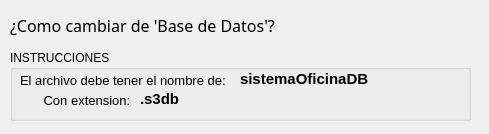
<?xml version="1.0" encoding="UTF-8"?>
<ui version="4.0">
 <class>Dialog</class>
 <widget class="QDialog" name="Dialog">
  <property name="geometry">
   <rect>
    <x>0</x>
    <y>0</y>
    <width>489</width>
    <height>134</height>
   </rect>
  </property>
  <property name="windowTitle">
   <string>Formato Base de Datos</string>
  </property>
  <widget class="QLabel" name="label">
   <property name="geometry">
    <rect>
     <x>10</x>
     <y>0</y>
     <width>361</width>
     <height>51</height>
    </rect>
   </property>
   <property name="font">
    <font>
     <family>Arial Black</family>
     <pointsize>12</pointsize>
    </font>
   </property>
   <property name="text">
    <string>¿Como cambiar de 'Base de Datos'?</string>
   </property>
  </widget>
  <widget class="QGroupBox" name="groupBox_3">
   <property name="geometry">
    <rect>
     <x>10</x>
     <y>50</y>
     <width>461</width>
     <height>71</height>
    </rect>
   </property>
   <property name="title">
    <string>INSTRUCCIONES</string>
   </property>
   <widget class="QLabel" name="label_3">
    <property name="geometry">
     <rect>
      <x>10</x>
      <y>20</y>
      <width>441</width>
      <height>21</height>
     </rect>
    </property>
    <property name="font">
     <font>
      <pointsize>10</pointsize>
      <weight>50</weight>
      <bold>false</bold>
     </font>
    </property>
    <property name="text">
     <string>El archivo debe tener el nombre de:</string>
    </property>
   </widget>
   <widget class="QLabel" name="label_4">
    <property name="geometry">
     <rect>
      <x>230</x>
      <y>20</y>
      <width>141</width>
      <height>21</height>
     </rect>
    </property>
    <property name="font">
     <font>
      <pointsize>11</pointsize>
      <weight>75</weight>
      <bold>true</bold>
     </font>
    </property>
    <property name="text">
     <string>sistemaOficinaDB</string>
    </property>
    <property name="alignment">
     <set>Qt::AlignLeading|Qt::AlignLeft|Qt::AlignTop</set>
    </property>
   </widget>
   <widget class="QLabel" name="label_5">
    <property name="geometry">
     <rect>
      <x>30</x>
      <y>40</y>
      <width>151</width>
      <height>21</height>
     </rect>
    </property>
    <property name="font">
     <font>
      <pointsize>10</pointsize>
      <weight>50</weight>
      <bold>false</bold>
     </font>
    </property>
    <property name="text">
     <string> Con extension:</string>
    </property>
   </widget>
   <widget class="QLabel" name="label_6">
    <property name="geometry">
     <rect>
      <x>130</x>
      <y>40</y>
      <width>41</width>
      <height>21</height>
     </rect>
    </property>
    <property name="font">
     <font>
      <pointsize>11</pointsize>
      <weight>75</weight>
      <bold>true</bold>
     </font>
    </property>
    <property name="text">
     <string>.s3db</string>
    </property>
    <property name="alignment">
     <set>Qt::AlignLeading|Qt::AlignLeft|Qt::AlignTop</set>
    </property>
   </widget>
  </widget>
 </widget>
 <resources/>
 <connections/>
</ui>
